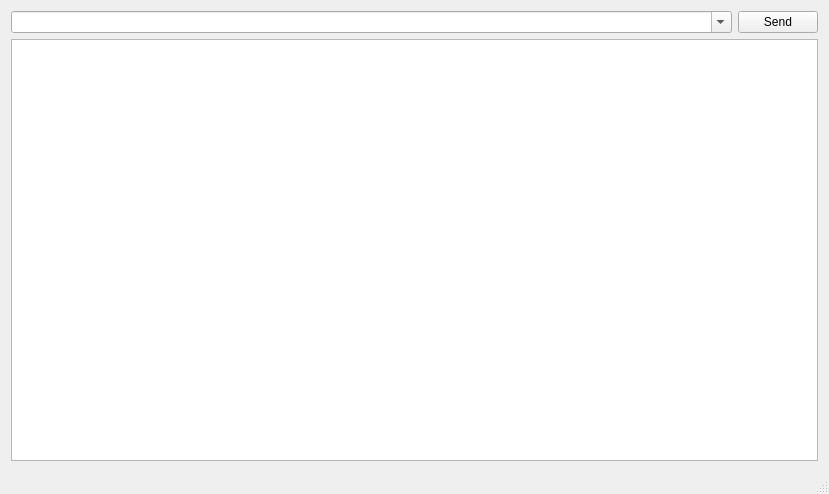
<?xml version="1.0" encoding="UTF-8"?>
<ui version="4.0">
 <class>MainWindow</class>
 <widget class="QMainWindow" name="MainWindow">
  <property name="geometry">
   <rect>
    <x>0</x>
    <y>0</y>
    <width>829</width>
    <height>494</height>
   </rect>
  </property>
  <property name="windowTitle">
   <string>MainWindow</string>
  </property>
  <widget class="QWidget" name="centralWidget">
   <layout class="QVBoxLayout" name="verticalLayout">
    <item>
     <layout class="QHBoxLayout" name="horizontalLayout">
      <item>
       <widget class="QComboBox" name="input_send">
        <property name="sizePolicy">
         <sizepolicy hsizetype="Expanding" vsizetype="Fixed">
          <horstretch>0</horstretch>
          <verstretch>0</verstretch>
         </sizepolicy>
        </property>
        <property name="editable">
         <bool>true</bool>
        </property>
       </widget>
      </item>
      <item>
       <widget class="QPushButton" name="button_send">
        <property name="sizePolicy">
         <sizepolicy hsizetype="Preferred" vsizetype="Fixed">
          <horstretch>0</horstretch>
          <verstretch>0</verstretch>
         </sizepolicy>
        </property>
        <property name="text">
         <string>Send</string>
        </property>
       </widget>
      </item>
     </layout>
    </item>
    <item>
     <widget class="QTextEdit" name="text_output"/>
    </item>
   </layout>
  </widget>
  <widget class="QStatusBar" name="status_bar"/>
 </widget>
 <layoutdefault spacing="6" margin="11"/>
 <resources/>
 <connections/>
</ui>
